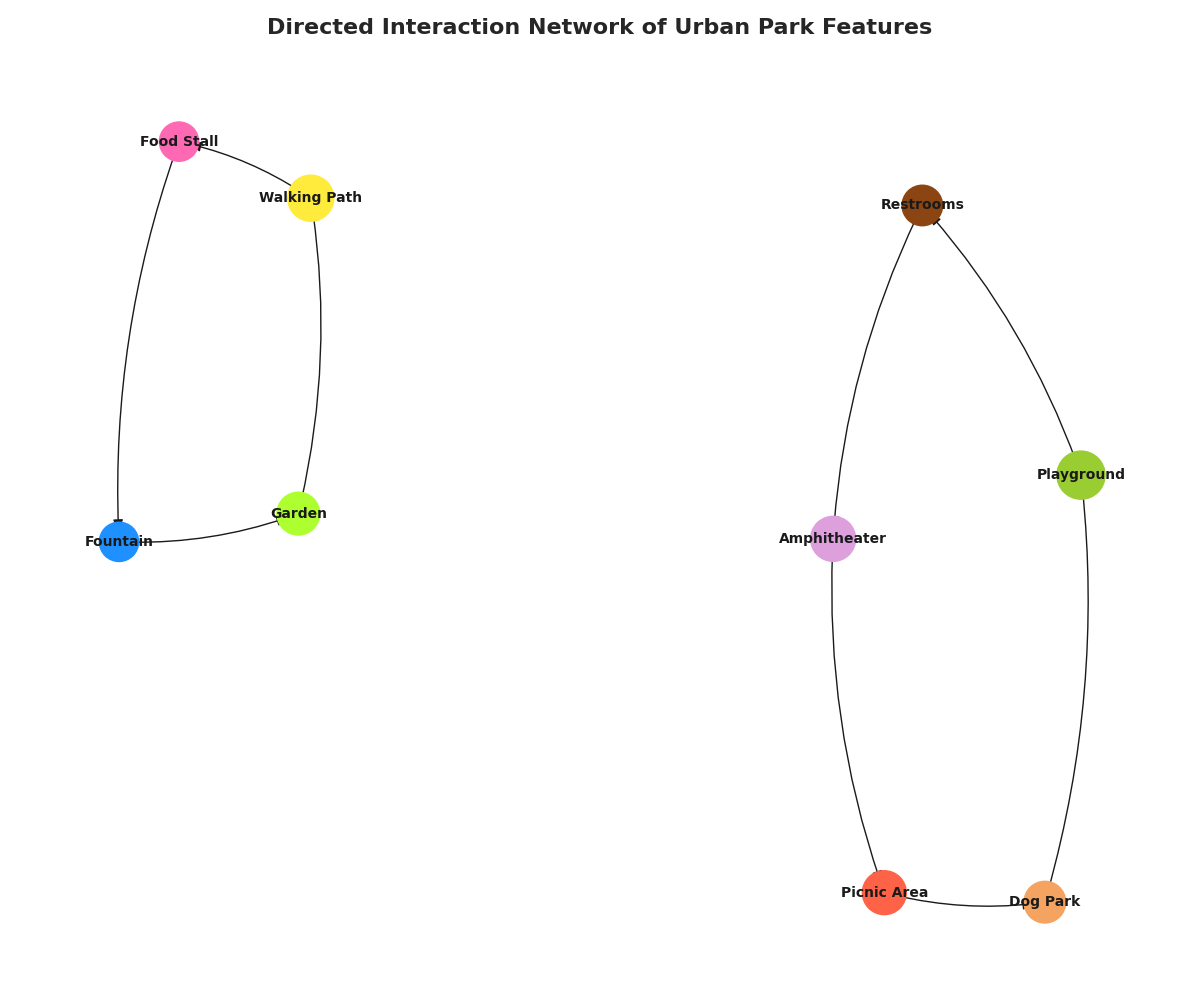

Recreate this plot in Python.
import matplotlib.pyplot as plt
import networkx as nx

features = [
    "Playground", "Picnic Area", "Fountain", "Walking Path", 
    "Dog Park", "Garden", "Amphitheater", "Restrooms", "Food Stall"
]

# Altered connections by manually permuting them to simulate randomness
connections = [
    ("Fountain", "Garden"),
    ("Playground", "Restrooms"),
    ("Garden", "Walking Path"),
    ("Picnic Area", "Dog Park"),
    ("Walking Path", "Food Stall"),
    ("Dog Park", "Playground"),
    ("Restrooms", "Amphitheater"),
    ("Food Stall", "Fountain"),
    ("Amphitheater", "Picnic Area")
]

G = nx.DiGraph()
G.add_nodes_from(features)
G.add_edges_from(connections)

pos = nx.spring_layout(G, seed=42)

node_colors = ['#9acd32', '#ff6347', '#1e90ff', '#ffeb3b', '#f4a460', '#adff2f', '#dda0dd', '#8b4513', '#ff69b4']
node_sizes = [1200, 1000, 800, 1100, 900, 950, 1050, 850, 800]

plt.figure(figsize=(12, 10))
nx.draw_networkx_nodes(G, pos, node_color=node_colors, node_size=node_sizes)
nx.draw_networkx_edges(G, pos, connectionstyle='arc3,rad=0.1', arrowstyle='-|>', arrowsize=15)
nx.draw_networkx_labels(G, pos, font_size=10, font_weight='bold')

plt.title(
    'Directed Interaction Network of Urban Park Features', 
    fontsize=16, fontweight='bold', pad=20
)

plt.axis('off')
plt.tight_layout()
plt.show()
